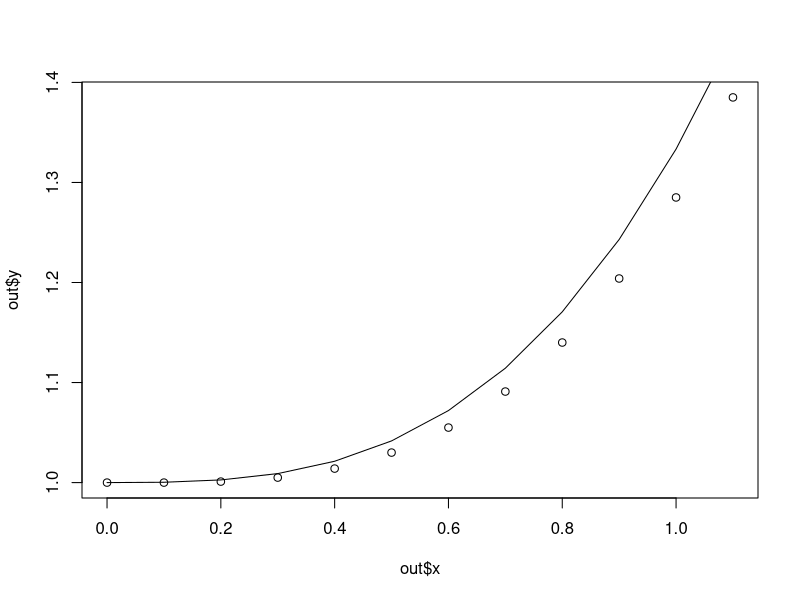
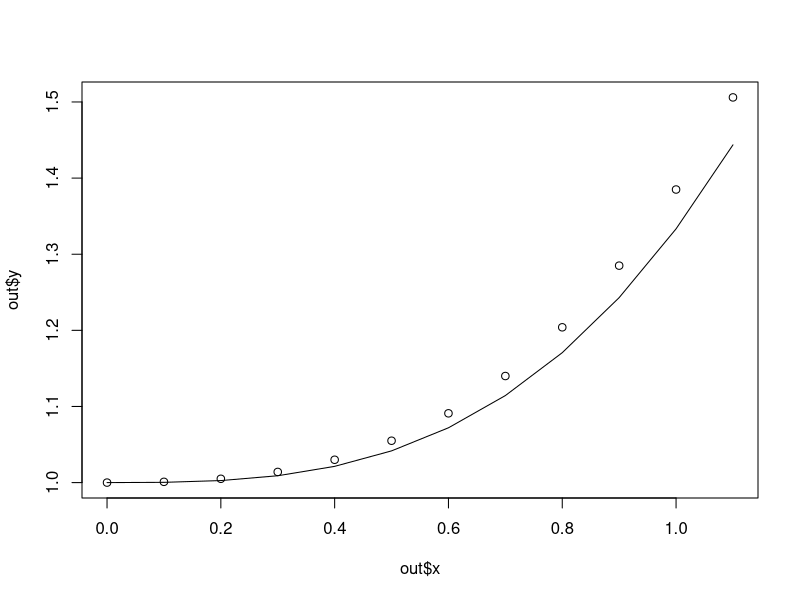

Write the R code that produced these figures, in order.
MyEuler <- function(f, x0, xN, y0, dx =(xN-x0)/10){
  
  xi <- c()
  yi <- c()
  i <- 1
  xi[1] <- x0
  yi[1] <- y0
  while (xi[i] < xN){
    xi[i+1] <- xi[i] + dx 
    yi[i+1] <- yi[i] + f(xi[i], yi[i])*dx 
    i <- i + 1
  }
  return(data.frame(x = xi, y=yi))
}
f <- function(x,y) {
  return(x^2) #noi viet phuong trinh
}
x0 <- 0
xN <- 1
y0 <- 1
out <- MyEuler(f, x0, xN, y0)
print(out)
plot(out$x, out$y)
lines(out$x, out$x^3/3+1)

#lui
MyEuler <- function(f, x0, xN, y0, dx =(xN-x0)/10){
  
  xi <- c()
  yi <- c()
  i <- 1
  xi[1] <- x0
  yi[1] <- y0
  while (xi[i] < xN){
    xi[i+1] <- xi[i] + dx 
    yi[i+1] <- yi[i] + f(xi[i], yi[i])*dx 
    yi[i+1] <- yi[i] + f(xi[i + 1], yi[i+1]) *dx
    i <- i + 1
  }
  return(data.frame(x = xi, y=yi))
}
f <- function(x,y) {
  return(x^2) #noi viet phuong trinh
}
x0 <- 0
xN <- 1
y0 <- 1
out <- MyEuler(f, x0, xN, y0)
print(out)
plot(out$x, out$y)
lines(out$x, out$x^3/3+1)
